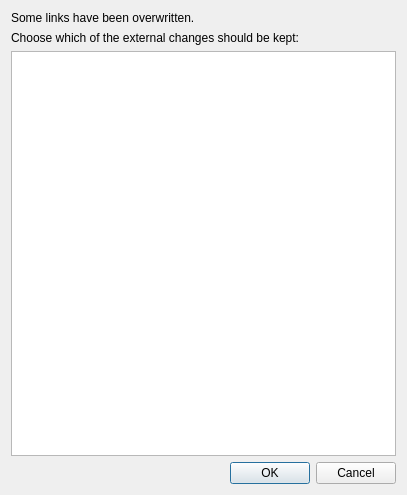
<?xml version="1.0" encoding="UTF-8"?>
<ui version="4.0">
 <class>ExternalChangesDialog</class>
 <widget class="QDialog" name="ExternalChangesDialog">
  <property name="geometry">
   <rect>
    <x>0</x>
    <y>0</y>
    <width>407</width>
    <height>495</height>
   </rect>
  </property>
  <property name="windowTitle">
   <string>Confirm External Changes</string>
  </property>
  <layout class="QVBoxLayout" name="verticalLayout">
   <item>
    <widget class="QLabel" name="description_label">
     <property name="text">
      <string>Some links have been overwritten.</string>
     </property>
    </widget>
   </item>
   <item>
    <widget class="QLabel" name="label">
     <property name="text">
      <string>Choose which of the external changes should be kept:</string>
     </property>
    </widget>
   </item>
   <item>
    <widget class="QListWidget" name="file_list">
     <property name="showDropIndicator" stdset="0">
      <bool>false</bool>
     </property>
     <property name="alternatingRowColors">
      <bool>true</bool>
     </property>
     <property name="selectionMode">
      <enum>QAbstractItemView::ExtendedSelection</enum>
     </property>
    </widget>
   </item>
   <item>
    <widget class="QDialogButtonBox" name="buttonBox">
     <property name="orientation">
      <enum>Qt::Horizontal</enum>
     </property>
     <property name="standardButtons">
      <set>QDialogButtonBox::Cancel|QDialogButtonBox::Ok</set>
     </property>
    </widget>
   </item>
  </layout>
  <action name="actionKeep_All">
   <property name="text">
    <string>Keep All</string>
   </property>
  </action>
  <action name="actionKeep_None">
   <property name="text">
    <string>Keep None</string>
   </property>
  </action>
  <action name="actionToggle_Selected">
   <property name="text">
    <string>Toggle Selected</string>
   </property>
  </action>
 </widget>
 <resources/>
 <connections>
  <connection>
   <sender>buttonBox</sender>
   <signal>accepted()</signal>
   <receiver>ExternalChangesDialog</receiver>
   <slot>accept()</slot>
   <hints>
    <hint type="sourcelabel">
     <x>248</x>
     <y>254</y>
    </hint>
    <hint type="destinationlabel">
     <x>157</x>
     <y>274</y>
    </hint>
   </hints>
  </connection>
  <connection>
   <sender>buttonBox</sender>
   <signal>rejected()</signal>
   <receiver>ExternalChangesDialog</receiver>
   <slot>reject()</slot>
   <hints>
    <hint type="sourcelabel">
     <x>316</x>
     <y>260</y>
    </hint>
    <hint type="destinationlabel">
     <x>286</x>
     <y>274</y>
    </hint>
   </hints>
  </connection>
 </connections>
</ui>
